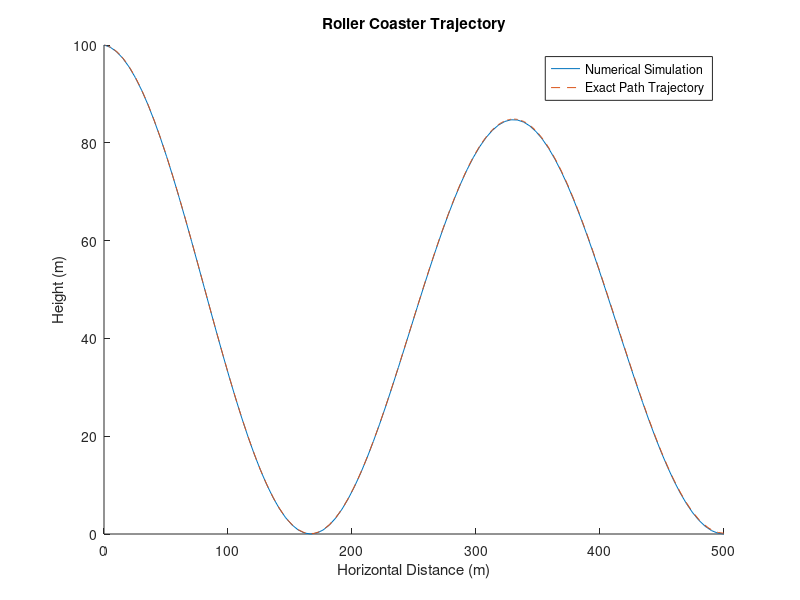

MATLAB code for this plot:
% Roller Coaster
%
% The track of a roller coaster is given by a function y(x) where several
% parameters control the shape of the track.  This simulation simulates the
% trajectory of a car traveling on the roller coaster subject to gravity
% as well as aerodynamic drag.
%
% Nick Eyre - Oct 2012
% Olin College ENGR 2340 - Dynamics
% Assignment 3 - Problem 2

function coaster

  %Parameters
  B = .23;    % 0 < B < 1 controls height of second peak
  h = 100;    % Height of Track (m)
  L = 500;    % Length of Track (m)
  m = 500;    % Mass of Car (kg)
  g = 9.81;   % Acceleration of Gravity (m/s^2)
  rho = 1.02; % Air Density (kg/m^3)
  Cd = .1;    % Drag Coefficient of Car
  Area = 4;   % Frontal Area of Car (m^2)
  
  %Initial Conditions of Car
  x = 0;
  y = h;
  vx = .1;
  vy = 0;

  %Simulation Parameters
  t = 100;    %Max Integration Time
  dt = .1;    %Time step
  tolerance = 1e-14;  %Relative Integration Tolerance
  animate = false;

  %Setup & Run ODE45 Simulation, Visualize Results
  X0 = [x y vx vy]; %Initial Condition Vector
  T = [0:dt:t]; %Time Vector
  options = odeset('Events', @events, 'RelTol', tolerance);  %Setup Events
  [T, Z] = ode45(@equations, T, X0, options);  %Run Solver
  visualize(T,Z);

  %Equations of Motion Function
  function res = equations(T,X)
    %Extract Variables
    x = X(1);
    y = X(2);
    vx = X(3);
    vy = X(4);

    %Get State Parameters
    a = AofX(x);  %Slope
    b = BofX(x);  %Bending
    c = rho * Cd * Area / 2 / m;  %Combined Air Drag Coefficient
    V2 = (vx^2 + vy^2)*sign(vx);  %Magnitude of v^2

    %Build A derivative matrix and V state vector
    A = [1 0 0 0 0;...
         0 1 0 0 0;...
         0 0 1 0 (a/(m*sqrt(1+a^2)));...
         0 0 0 1 (-1/(m*sqrt(1+a^2)));...
         0 0 a -1 0];
    V = [vx;...
         vy;...
         (-c*V2/sqrt(1+a^2));...
         (-a*c*V2/sqrt(1+a^2) - g);...
         (-b*vx^2)];

    %Calculate and Return Derivatives
    D = A\V;
    res = D(1:4); %Derivatives
    %N = D(5); %Normal Force
  end %equations

  %Events Function for ODE45 Solver
  function [eventvalue,stopthecalc,eventdir] = events(T,X)
    %Stop when x = L
    eventvalue = X(1)-L;
    stopthecalc = 1;
    eventdir = 0;
  end

  %Function to Visualize Results
  function visualize(T,Z)
    %Extract
    X = Z(:,1);
    Y = Z(:,2);

    %Calculate Y(x) path trajectory
    Xs = linspace(0,L,100);
    Ys = h*(1-B*Xs/L).*cos(3*pi*Xs/2/L).^2;

    %Animate Car position
    if animate
      for i=1:length(T)
        clf; hold all;
        plot(Xs,Ys)
        plot(X(i),Y(i),'k.','MarkerSize',50)
        drawnow
      end
    end

    %Plot X vs Y
    clf; hold all
    plot(Xs,Ys)     %Plot Simulation Result
    plot(X,Y,'--')  %Plot Y(x) exact path trajectory
    legend('Numerical Simulation','Exact Path Trajectory')
    xlabel('Horizontal Distance (m)')
    ylabel('Height (m)')
    title('Roller Coaster Trajectory')
    
  end %visualize

  %Calculate Slope of the path A(x)
  %Function for A(x) was calculated analytically
  function res = AofX(x)
    res = -h/L*cos(3*pi*x/2/L)*(3*pi*(1-B*x/L)*sin(3*pi*x/2/L)+B*cos(3*pi*x/2/L));
  end %AofX

  %Calculate Bending of the path B(x)
  %Function for B(x) was calculated analytically
  function res = BofX(x)
    res = 6*B*h*pi/L^2* cos(3*pi*x/(2*L))* sin(3*pi*x/(2*L)) + h*9*pi^2/(2*L^2)* (1-B*x/L)* ((sin(3*pi*x/(2*L)))^2 - ...
    (cos(3*pi*x/(2*L)))^2);
  end %BofX


end %coaster